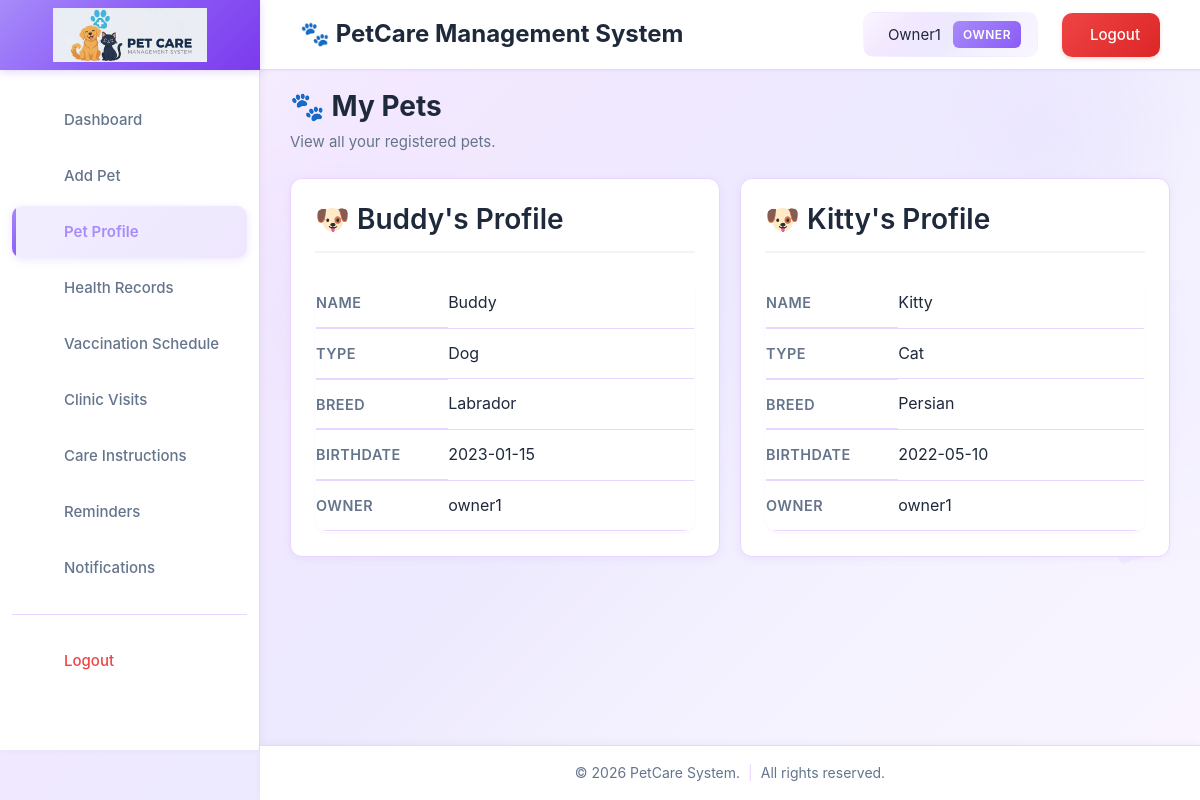
/owner/view_pet_profile.php (signed in), run on the app's committed database.
### tables this page shows
CREATE TABLE IF NOT EXISTS pets (
  id INT AUTO_INCREMENT PRIMARY KEY,
  owner_id INT NOT NULL,
  name VARCHAR(100) NOT NULL,
  species VARCHAR(50) NOT NULL,
  breed VARCHAR(50),
  dob DATE,
  created_at TIMESTAMP DEFAULT CURRENT_TIMESTAMP,
  updated_at TIMESTAMP DEFAULT CURRENT_TIMESTAMP ON UPDATE CURRENT_TIMESTAMP,
  FOREIGN KEY (owner_id) REFERENCES users(id) ON DELETE CASCADE
);

### owner/view_pet_profile.php (the view, shortened to what this page needs)
<?php
include('../config/db.php');
$user_id = $_SESSION['user_id'];
$username = $_SESSION['username'];
$pets_query = mysqli_query($conn, "SELECT * FROM pets WHERE owner_id = $user_id ORDER BY id ASC");
?>
<!DOCTYPE html>
<html lang="en">
<head>
  <?php include('../includes/head.php'); ?>
</head>
<body>
  <?php include('../includes/header.php'); ?>
  <?php include('../includes/sidebar.php'); ?>
<div class="main-content">
  <div style="margin-bottom: 24px;">
    <h1 style="font-size: 1.75rem; font-weight: 700; color: #1e293b; margin-bottom: 6px;">🐾 My Pets</h1>
    <p style="color: #64748b; font-size: 0.9375rem;">View all your registered pets.</p>
  </div>
  <?php if (mysqli_num_rows($pets_query) > 0): ?>
    <div class="pets-wrapper">
      <?php while ($pet = mysqli_fetch_assoc($pets_query)): ?>
        <div class="pet-card">
          <h2>🐶 <?= htmlspecialchars($pet['name']) ?>'s Profile</h2>
          <table>
            <tr><th>Name</th><td><?= htmlspecialchars($pet['name']) ?></td></tr>
            <tr><th>Type</th><td><?= htmlspecialchars($pet['species']) ?></td></tr>
            <tr><th>Breed</th><td><?= htmlspecialchars($pet['breed']) ?></td></tr>
            <tr><th>Birthdate</th><td><?= htmlspecialchars($pet['dob']) ?></td></tr>
            <tr><th>Owner</th><td><?= htmlspecialchars($username) ?></td></tr>
          </table>
        </div>
      <?php endwhile; ?>
    </div>
  <?php endif; ?>
</div>
<?php include('../includes/footer.php'); ?>
</body>
</html>

### assets/css/style.css (style rules this page uses)
:root { --primary-color: #a78bfa; --primary-hover: #8b5cf6; --secondary-color: #c4b5fd; --accent-color: #ddd6fe; --success-color: #10b981; --warning-color: #f59e0b; --danger-color: #ef4444; --info-color: #3b82f6; --bg-primary: #ffffff; --bg-secondary: linear-gradient(135deg, #faf5ff 0%, #f3e8ff 25%, #ede9fe 50%, #f5f3ff 75%, #faf5ff 100%); --bg-tertiary: #f5f3ff; --bg-hover: #faf5ff; --text-primary: #1e293b; --text-secondary: #64748b; --text-muted: #94a3b8; --border-color: #e9d5ff; --border-hover: #ddd6fe; --shadow-sm: 0 1px 2px 0 rgba(139, 92, 246, 0.08); --shadow-md: 0 4px 6px -1px rgba(139, 92, 246, 0.12), 0 2px 4px -1px rgba(139, 92, 246, 0.08); --shadow-lg: 0 10px 15px -3px rgba(139, 92, 246, 0.15), 0 4px 6px -2px rgba(139, 92, 246, 0.1); --shadow-xl: 0 20px 25px -5px rgba(139, 92, 246, 0.18), 0 10px 10px -5px rgba(139, 92, 246, 0.12); --transition-fast: 0.15s ease; --transition-base: 0.3s ease; --transition-slow: 0.5s ease; --radius-sm: 6px; --radius-md: 10px; --radius-lg: 12px; --radius-xl: 16px; --sidebar-width: 260px; --header-height: 70px; --footer-height: 50px; }
* { margin: 0; padding: 0; box-sizing: border-box; }
body { font-family: 'Inter', -apple-system, BlinkMacSystemFont, 'Segoe UI', 'Roboto', 'Oxygen', 'Ubuntu', 'Cantarell', sans-serif; background: linear-gradient(135deg, #faf5ff 0%, #f3e8ff 25%, #ede9fe 50%, #f5f3ff 75%, #faf5ff 100%); background-attachment: fixed; background-size: 100% 100%; color: var(--text-primary); line-height: 1.6; -webkit-font-smoothing: antialiased; -moz-osx-font-smoothing: grayscale; margin: 0; padding: 0; overflow-x: hidden; min-height: 100vh; }
h1, h2, h3, h4, h5, h6 { font-weight: 600; color: var(--text-primary); line-height: 1.2; margin-bottom: 0.5em; }
h1 { font-size: 2rem; }
h2 { font-size: 1.75rem; }
p { margin-bottom: 1em; color: var(--text-secondary); }
table { width: 100%; border-collapse: collapse; background: var(--bg-primary); margin-top: 24px; border-radius: var(--radius-lg); overflow: hidden; box-shadow: var(--shadow-sm); border: 1px solid var(--border-color); }
th { padding: 16px; text-align: left; font-weight: 600; color: var(--text-primary); font-size: 0.875rem; text-transform: uppercase; letter-spacing: 0.5px; border-bottom: 2px solid var(--border-color); }
td { padding: 16px; border-bottom: 1px solid var(--border-color); color: var(--text-secondary); transition: background var(--transition-fast); }
tbody tr { transition: all var(--transition-fast); }
tbody tr:last-child td { border-bottom: none; }
.main-content { margin-left: var(--sidebar-width); padding-top: calc(var(--header-height) + 20px); padding-right: 30px; padding-bottom: calc(var(--footer-height) + 20px); padding-left: 30px; min-height: calc(100vh - var(--header-height) - var(--footer-height)); background: transparent; animation: fadeIn 0.4s ease-in; box-sizing: border-box; width: calc(100% - var(--sidebar-width)); max-width: 1400px; position: relative; }
.main-content::before { content: ''; position: absolute; top: 0; right: 0; width: 300px; height: 300px; background: radial-gradient(circle, rgba(167, 139, 250, 0.06) 0%, transparent 70%); border-radius: 50%; pointer-events: none; z-index: 0; }
.main-content::after { content: '🐾'; position: absolute; bottom: 100px; right: 50px; font-size: 4rem; opacity: 0.04; pointer-events: none; z-index: 0; animation: float 6s ease-in-out infinite; }
.main-content { background-image: radial-gradient(circle at 20% 80%, rgba(167, 139, 250, 0.03) 0%, transparent 50%), radial-gradient(circle at 80% 20%, rgba(139, 92, 246, 0.03) 0%, transparent 50%); background-size: 400px 400px, 400px 400px; background-position: top left, bottom right; background-repeat: no-repeat; }
.main-content > * { position: relative; z-index: 1; }
html { scroll-behavior: smooth; }

### data on the page
pets: name "Buddy", species "Dog", breed "Labrador", dob "2023-01-15"
pets: name "Kitty", species "Cat", breed "Persian", dob "2022-05-10"

### other printed values
$app_name "PetCare Management System"
$user_name "Owner1"
$user_role "OWNER"
